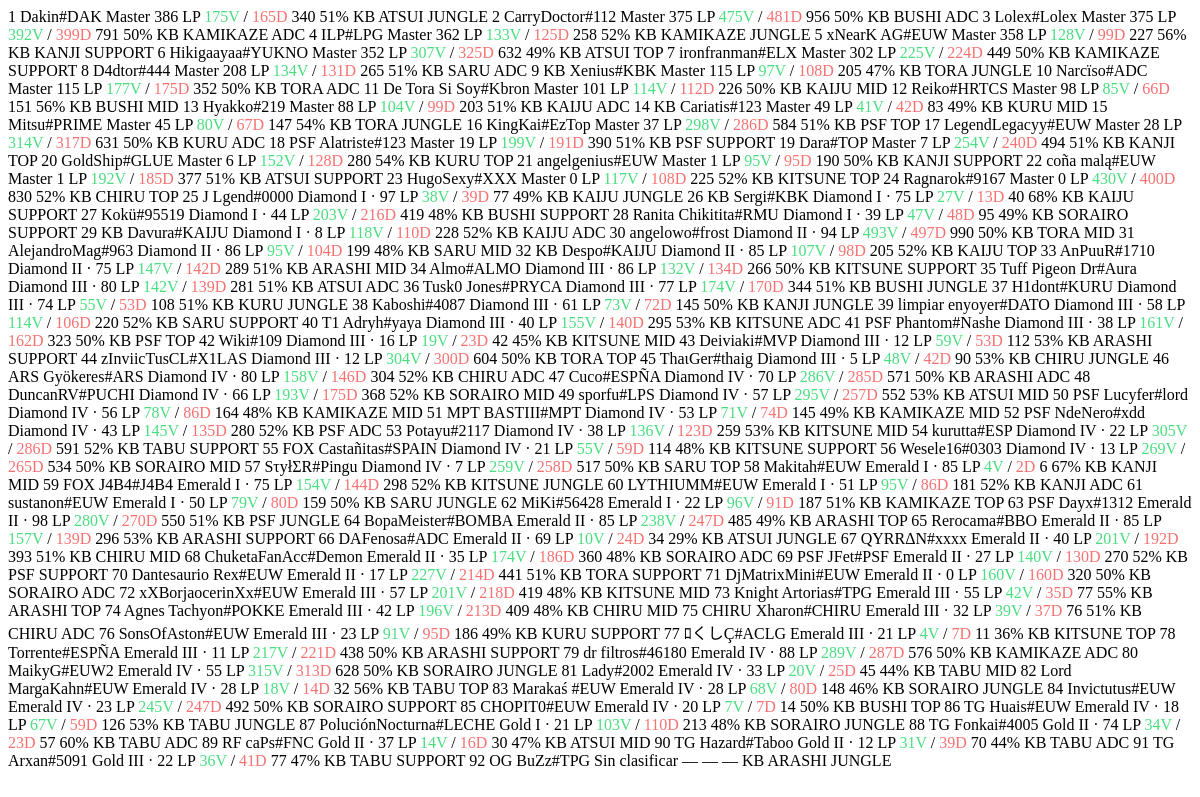
The app's page /ladder/partial/, older data.
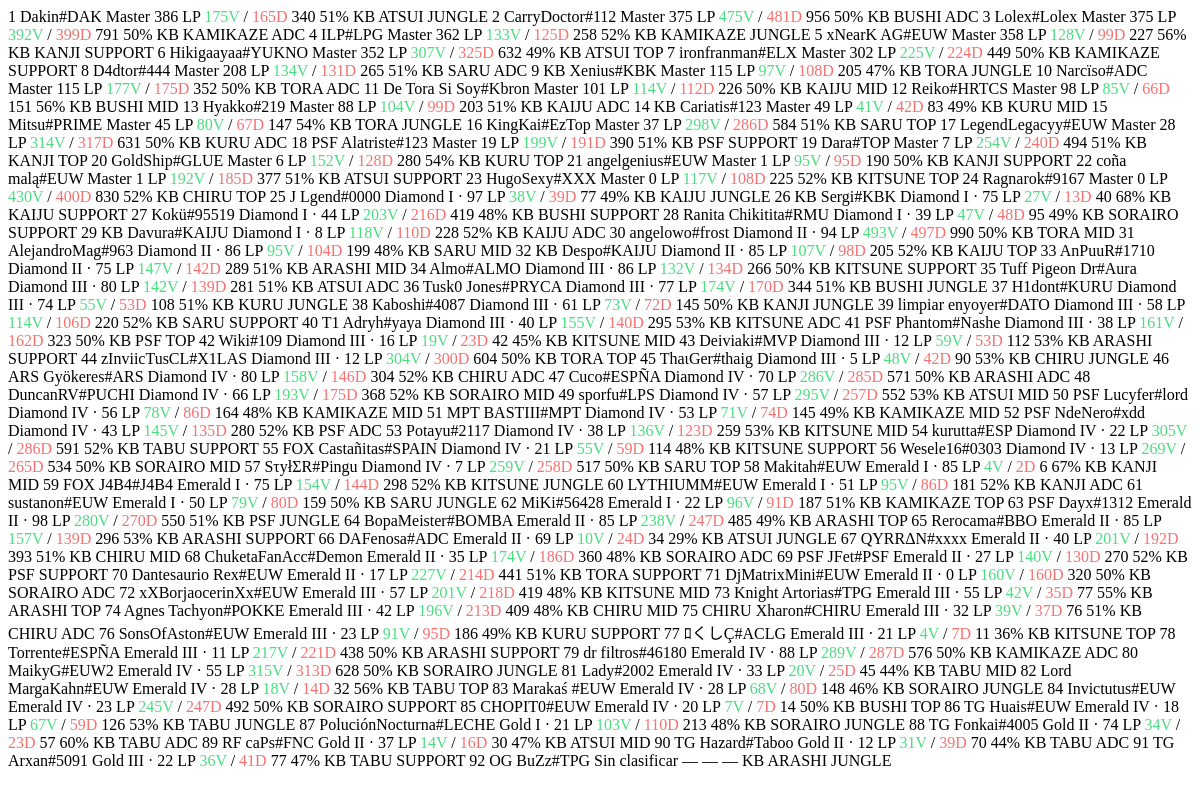
The same page, newer data.
### KBStats/Kblix/models.py (models this page shows, shortened)
class LadderPlayer(models.Model):
    nombre      = models.CharField(max_length=100, unique=True)
    riot_id     = models.CharField(max_length=100, blank=True)
    puuid       = models.CharField(max_length=200, blank=True)
    summoner_id = models.CharField(max_length=200, blank=True)
    rol         = models.CharField(max_length=10, blank=True, choices=ROL_CHOICES)
    equipo      = models.CharField(max_length=100, blank=True)
    tier        = models.CharField(max_length=20, blank=True)
    rank        = models.CharField(max_length=5,  blank=True)
    lp          = models.IntegerField(default=0)
    wins        = models.IntegerField(default=0)
    losses      = models.IntegerField(default=0)
    last_updated = models.DateTimeField(null=True, blank=True)
    class Meta:
        app_label = 'Kblix'
        ordering  = ['nombre']
    @property
    def rank_score(self):
        return _TIER_SCORE.get(self.tier, -400) + _RANK_SCORE.get(self.rank, 0) + self.lp
    @property
    def winrate(self):
        total = self.wins + self.losses
        return round(self.wins / total * 100) if total else None
    @property
    def rank_display(self):
        if not self.tier or self.tier == 'UNRANKED':
            return 'Sin clasificar'
        if self.tier in ('MASTER', 'GRANDMASTER', 'CHALLENGER'):
            return f'{self.tier.capitalize()} {self.lp} LP'
        return f'{self.tier.capitalize()} {self.rank} · {self.lp} LP'

### KBStats/Kblix/views.py (the view)
# urls.py: path('ladder/partial/',                      kblix_views.ladder_partial,          name='ladder_partial'),
def ladder_partial(request):
    equipo_filter = request.GET.get('equipo', '')
    rol_filter    = request.GET.get('rol', '')
    sort          = request.GET.get('sort', 'rank')
    sort_dir      = request.GET.get('dir', 'desc')
    players       = _build_players(equipo_filter, rol_filter, sort, sort_dir)
    return render(request, 'Kblix/_ladder_rows.html', {'players': players})

### KBStats/Kblix/views.py (called while the page is built)
def _build_players(equipo_filter, rol_filter, sort, sort_dir):
    qs = LadderPlayer.objects.filter(riot_id__isnull=False).exclude(riot_id='')
    if rol_filter:
        qs = qs.filter(rol=rol_filter)
    players = sorted(qs, key=_SORT_KEYS.get(sort, _SORT_KEYS['rank']), reverse=(sort_dir == 'desc'))
    nombres    = [p.nombre for p in players]
    stats_data = _get_stats_data(nombres)
    for p in players:
        sd = stats_data.get(p.nombre, {})
        p.display_team = p.equipo or sd.get('last_team') or '—'
        p.display_rol  = p.rol or sd.get('most_common_role') or ''
        p.total_games  = p.wins + p.losses
    if equipo_filter:
        players = [p for p in players if p.display_team == equipo_filter]
    return players

### KBStats/Kblix/templates/Kblix/_ladder_rows.html (shortened to what this page needs)
{% for p in players %}
{% with tier=p.tier|default:"none" pos=forloop.counter %}
<tr>
  <td class="pos-cell {% if pos == 1 %}pos-1{% elif pos == 2 %}pos-2{% elif pos == 3 %}pos-3{% endif %}">{{ pos }}</td>
  <td class="name-cell">{{ p.nombre }}</td>
  <td>
    <span class="tier-badge tier-{{ tier }}">
      {{ p.rank_display }}
    </span>
  </td>
  <td style="font-size:.75rem;font-variant-numeric:tabular-nums;">
    {% if p.tier and p.tier != 'UNRANKED' %}
    <span style="color:#4ade80;">{{ p.wins }}V</span> / <span style="color:#f87171;">{{ p.losses }}D</span>
    {% else %}—{% endif %}
  </td>
  <td style="font-size:.75rem;color:#9ca3af;font-variant-numeric:tabular-nums;">
    {% if p.tier and p.tier != 'UNRANKED' %}{{ p.total_games }}{% else %}—{% endif %}
  </td>
  <td>
    {% if p.winrate is not None %}
    <span class="{% if p.winrate >= 55 %}wr-good{% elif p.winrate >= 48 %}wr-ok{% else %}wr-bad{% endif %}">{{ p.winrate }}%</span>
    {% else %}—{% endif %}
  </td>
  <td style="font-size:.78rem;color:#9ca3af;">{{ p.display_team }}</td>
  <td>
    {% if p.display_rol %}
    <span class="rol-badge rol-{{ p.display_rol }}">{{ p.display_rol }}</span>
    {% else %}<span style="color:#374151;font-size:.72rem;">—</span>{% endif %}
  </td>
</tr>
{% endwith %}
{% empty %}
<tr><td colspan="8" style="text-align:center;color:#6b7280;padding:2rem;">Sin resultados para los filtros seleccionados.</td></tr>
{% endfor %}

Row changes from the older to the newer data that the page shows:
changed LadderPlayer "KingKai#EzTop": display_team "KB PSF" → "KB SARU"
